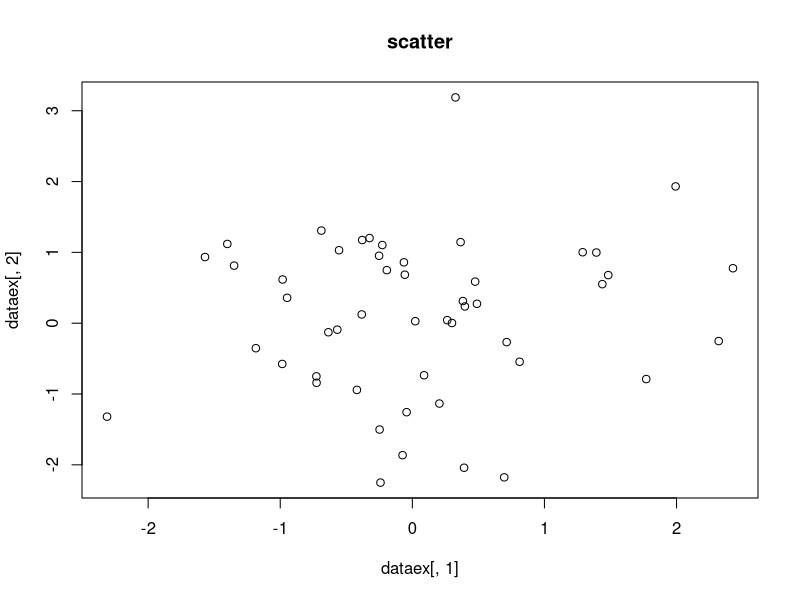

Here is the R script that generated this plot:

myfunc<-function(a,b, digits=2) { 
  #print data
  dataex<-data.frame(a,b)
  print(head(dataex))
  cor1<-cor(a,b)
  mean1<-mean(a)
  mean2<-mean(b)
  message(sprintf("the mean 
                  for the 1st var is %.2f and 
                  for the 2ns var is %.2f .
                  The correlation between them is %s",mean1, mean2,cor1))
  plot(dataex[,1], dataex[,2],main="scatter")
}

#test

bmi<-rnorm(n=50)
sbp<-rnorm(n=50)
data1<-data.frame(bmi,sbp)

#run
myfunc(bmi,sbp)
